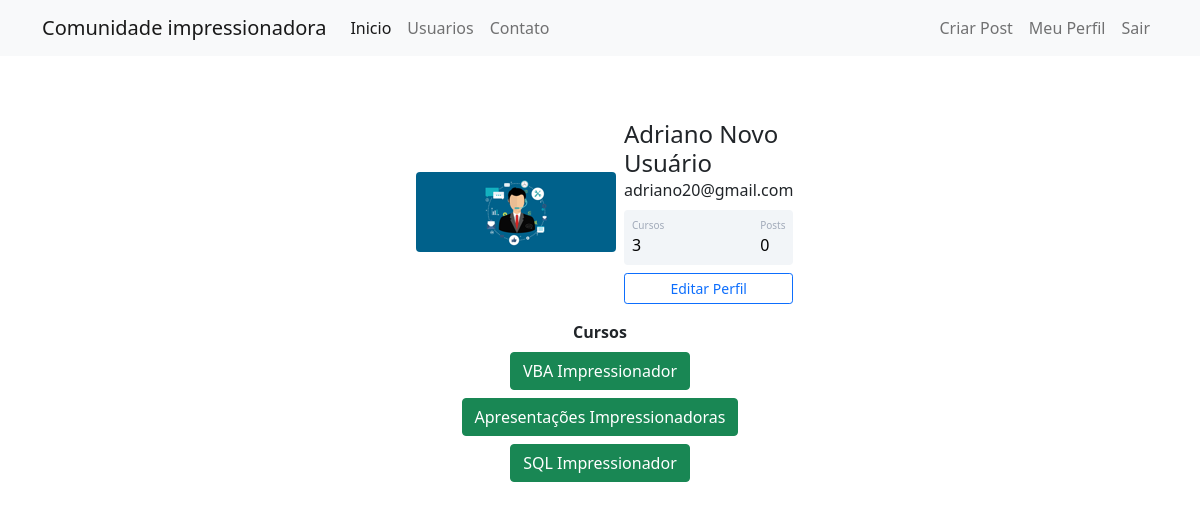
The page /perfil (signed in) on the database its author committed.
### comunidadeimpressionadora/models.py (models this page shows)
class Usuario(database.Model, UserMixin):
    id = database.Column(database.Integer, primary_key=True)
    username = database.Column(database.String, nullable=False)
    email = database.Column(database.String, nullable=False, unique=True)
    senha = database.Column(database.String, nullable=False)
    foto_perfil = database.Column(database.String, default="default.png")
    posts = database.relationship("Post", backref="autor", lazy=True)
    cursos = database.Column(database.String, nullable=False, default="Não informado")

### comunidadeimpressionadora/routes.py (the view)
@app.route("/perfil")
@login_required
def perfil():
    foto_perfil = url_for("static", filename=f"fotos_perfil/{current_user.foto_perfil}")
    return render_template("perfil.html", foto_perfil=foto_perfil)

### comunidadeimpressionadora/models.py (called while the page is built)
@login_manager.user_loader #Informa ao login manager que éssa é a função que retorna o usuário
def load_usuario(id_usuario):
    return Usuario.query.get(int(id_usuario))

### comunidadeimpressionadora/templates/perfil.html (shortened to what this page needs)
{% extends 'base.html' %}
{% block body %}
    <div class="container mt-5 d-flex justify-content-center">
        <div class="card p-3">
            <div class="d-flex align-items-center">
                <div class="image pe-2">
                <img src="{{foto_perfil}}" class="rounded" width="200" >
            </div>
            <div class="ml-3 w-100">
            <h4 class="mb-0 mt-0">{{current_user.username}}</h4>
            <span>{{current_user.email}}</span>
            <div class="p-2 mt-2 bg-primary d-flex justify-content-between rounded text-white stats">
                <div class="d-flex flex-column">
                    <span class="articles">Cursos</span>
                    {% if "Não informado" in current_user.cursos %}
                        <span class="number1">0</span>
                    {% else %}
                        <span class="number1">{{ current_user.cursos.count(";") + 1 }}</span>
                    {% endif %}
                </div>
                <div class="d-flex flex-column">
                    <span class="rating">Posts</span>
                    <span class="number3">0</span>
                </div>
            </div>
            <div class="button mt-2 d-flex flex-row align-items-center">
                <a class="w-100" href="{{ url_for('editar_perfil') }}">
                    <button class="btn btn-sm btn-outline-primary w-100">Editar Perfil</button>
                </a>
            </div>
            </div>
            </div>
        </div>
    </div>
    <div class="row justify-content-center">
        <div class="col col-4" style="text-align: center;">
            <strong>Cursos</strong><br>
            {% for curso in current_user.cursos.split(";") %}
                <button type="button" class="btn btn-success mt-2">{{ curso }}</button>
            {% endfor %}
        </div>
    </div>
{% endblock %}

### comunidadeimpressionadora/static/main.css (style rules this page uses)
.card { width: 400px; border: none; border-radius: 10px; background-color: #fff; }
.stats { background: #f2f5f8 !important; color: #000 !important; }
.articles { font-size:10px; color: #a1aab9; }
.number1 { font-weight:500; }
.rating { font-size:10px; color: #a1aab9; }
.number3 { font-weight:500; }

### rows shown on the page
Usuario: username "Adriano Novo Usuário", email "adriano20@gmail.com", cursos "3"

### other values the page prints
{{ curso }} "VBA Impressionador" "Apresentações Impressionadoras" "SQL Impressionador"
